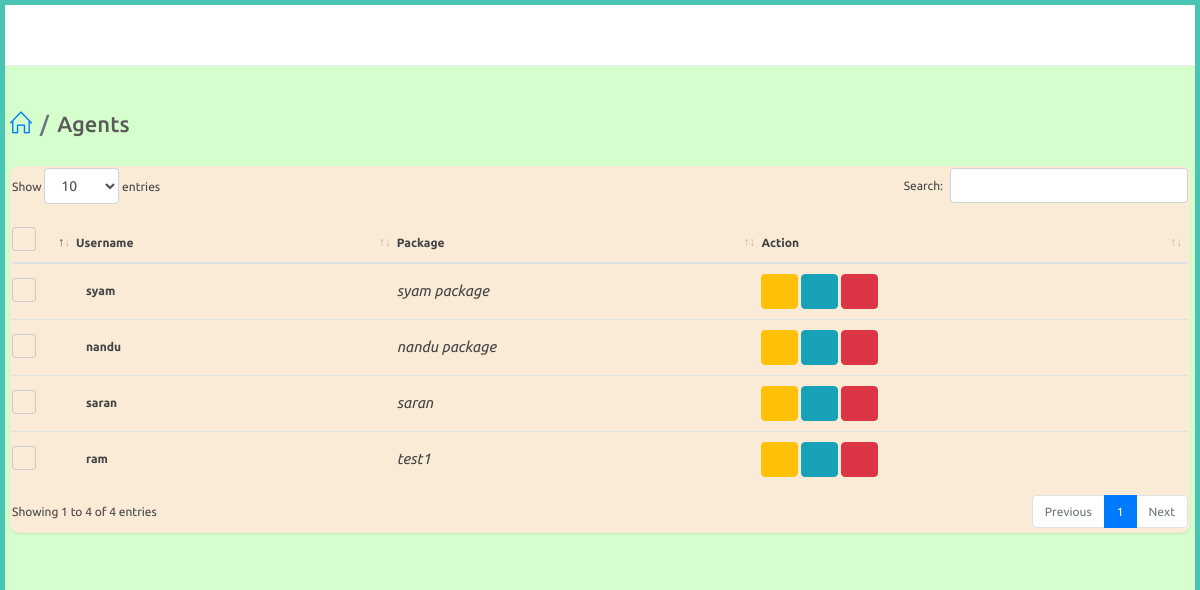
Screenshot of /adminapp/view-agent (signed in) with the database file from the repository.
### website/models.py (models this page shows, shortened)
class Agent(models.Model):
    user = models.OneToOneField(User,on_delete=models.CASCADE,related_name="agent")
    agent_name = models.CharField(max_length=100,null=True)
    phone_number = models.CharField(max_length=100,null=True)

class User(AbstractUser):
    is_agent = models.BooleanField("is agent", default=False)
    is_dealer = models.BooleanField("is dealer", default=False)

### adminapp/models.py (models this page shows, shortened)
class AgentPackage(models.Model):
    agent = models.ForeignKey(Agent,on_delete=models.CASCADE,null=True)
    created_by = models.ForeignKey(User,on_delete=models.CASCADE,null=True)
    package_name = models.CharField(max_length=100)
    single_rate = models.FloatField()
    single_dc = models.FloatField()
    double_rate = models.FloatField()
    double_dc = models.FloatField()
    box_rate = models.FloatField()
    box_dc = models.FloatField()
    super_rate = models.FloatField()
    super_dc = models.FloatField()
    first_prize = models.FloatField()
    first_dc = models.FloatField()
    second_prize = models.FloatField()
    second_dc = models.FloatField()
    third_prize = models.FloatField()
    third_dc = models.FloatField()
    fourth_prize = models.FloatField()
    fourth_dc = models.FloatField()
    fifth_prize = models.FloatField()
    fifth_dc = models.FloatField()
    guarantee_prize = models.FloatField()
    guarantee_dc = models.FloatField()
    box_first_prize = models.FloatField()
    box_first_prize_dc = models.FloatField()
    box_series_prize = models.FloatField()
    box_series_dc = models.FloatField()
    single1_prize = models.FloatField()
    single1_dc = models.FloatField()
    double2_prize = models.FloatField()
    double2_dc = models.FloatField()

### adminapp/views.py (the view)
# urls.py: path('view-agent',views.view_agent,name="view_agent"),
@login_required
@admin_required
def view_agent(request):
    agents = Agent.objects.filter().all()
    packages = AgentPackage.objects.filter().all()
    context = {
        'agents' : agents,
        'packages' : packages
    }
    return render(request,'adminapp/view_agent.html',context)

### templates/adminapp/view_agent.html (shortened to what this page needs)
{% extends 'adminapp/partials/base.html' %}
{% load static %}
{% block content %}
<div id="main-content">
    <div class="container-fluid">
        <div class="block-header">
            <div class="row">
                <div class="col-lg-5 col-md-8 col-sm-12">
                    <h2><a href="javascript:void(0);" class="btn btn-xs btn-link btn-toggle-fullwidth"></a>  <ul class="breadcrumb">
                        <li class="breadcrumb-item"><a href="{% url 'adminapp:index' %}"><i class="icon-home"></i></a></li>
                        <li class="breadcrumb-item">Agents</li>
                    </ul></h2>
                </div>
            </div>
        </div>
        <div class="row clearfix">
            <div class="col-lg-12">
<div class="card" style="background-color:antiquewhite">
    <div class="body">
        <div class="table-responsive">
            <table class="table table-hover js-basic-example dataTable table-custom m-b-0 c_list">
                <thead>
                    <tr>
                        <th>
                            <label class="fancy-checkbox">
                                <span></span>
                            </label>
                        </th>
                        <th>Username</th>
                        <th>Package</th>
                        <th>Action</th>
                    </tr>
                </thead>
                    <tbody>
                    {% for agent in agents %}
                    <tr>
                        <td style="width: 50px;">
                            <label class="fancy-checkbox">
                                <span></span>
                            </label>
                        </td>
                        <td>
                            <p class="c_name">{{agent.user.username}}</p>
                        </td>
                        <td>
                            <address><i class="zmdi zmdi-pin">{% for package in packages %}
                                {% if package.agent == agent %}
                                    {{ package.package_name }}
                                {% endif %}
                            {% endfor %}</i></address>
                        </td>
                        <td>
                            {% if agent.user.is_active %}
                            <button  type="button" onclick="agentBan(('{{ agent.id }}'))" class="btn btn-warning" title="Ban"> <i class="fa fa-ban"></i></button>
                            {% else %}
                            <button  type="button" onclick="removeBan(('{{ agent.id }}'))" class="btn btn-warning" title="Remove Ban"> <i class="fa fa-check"></i></button>
                            {% endif %}
                            <a href="{% url 'adminapp:edit_agent' agent.id %}" class="btn btn-info" title="Edit">
                                <i class="fa fa-edit"></i>
                            </a>
                            <button type="button" onclick="agentDelete(('{{ agent.id }}'))" data-type="confirm" class="btn btn-danger js-sweetalert" title="Delete"><i class="fa fa-trash-o"></i></button>
                        </td>
                    </tr>
                    {% endfor %}
                </tbody>
            </table>
        </div>
    </div>
</div>
</div>
</div>
</div>
</div>
{% endblock %}

### static/css/color_skins.css (style rules this page uses)
.theme-cyan:before, .theme-cyan:after { background: #49c5b6 }

### rows the page displays
Agent: user.username "syam"
AgentPackage: package_name "syam package"
Agent: user.username "nandu"
AgentPackage: package_name "nandu package"
Agent: user.username "saran"
AgentPackage: package_name "saran"
Agent: user.username "ram"
AgentPackage: package_name "test1"
